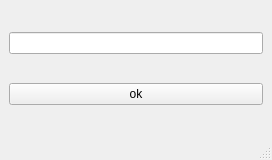
<?xml version="1.0" encoding="UTF-8"?>
<ui version="4.0">
 <class>MainWindow</class>
 <widget class="QMainWindow" name="MainWindow">
  <property name="geometry">
   <rect>
    <x>0</x>
    <y>0</y>
    <width>272</width>
    <height>160</height>
   </rect>
  </property>
  <property name="minimumSize">
   <size>
    <width>272</width>
    <height>160</height>
   </size>
  </property>
  <property name="maximumSize">
   <size>
    <width>407</width>
    <height>268</height>
   </size>
  </property>
  <property name="windowTitle">
   <string>MainWindow</string>
  </property>
  <widget class="QWidget" name="centralwidget">
   <layout class="QGridLayout" name="gridLayout">
    <item row="0" column="0">
     <widget class="QLineEdit" name="dataEdit"/>
    </item>
    <item row="1" column="0">
     <widget class="QPushButton" name="okButton">
      <property name="text">
       <string>ok</string>
      </property>
     </widget>
    </item>
   </layout>
  </widget>
  <widget class="QMenuBar" name="menubar">
   <property name="geometry">
    <rect>
     <x>0</x>
     <y>0</y>
     <width>272</width>
     <height>22</height>
    </rect>
   </property>
  </widget>
  <widget class="QStatusBar" name="statusbar"/>
 </widget>
 <resources/>
 <connections/>
</ui>
